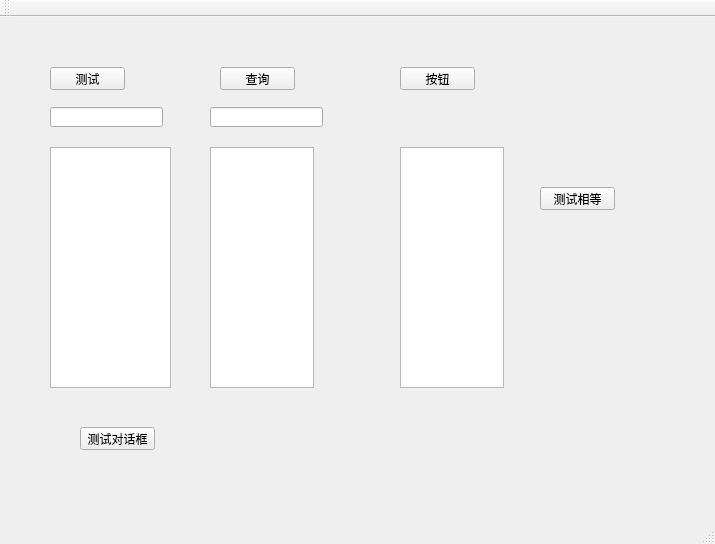
<?xml version="1.0" encoding="UTF-8"?>
<ui version="4.0">
 <class>MainWindow</class>
 <widget class="QMainWindow" name="MainWindow">
  <property name="geometry">
   <rect>
    <x>0</x>
    <y>0</y>
    <width>715</width>
    <height>544</height>
   </rect>
  </property>
  <property name="windowTitle">
   <string>MainWindow</string>
  </property>
  <widget class="QWidget" name="centralWidget">
   <widget class="QTextEdit" name="textEdit">
    <property name="geometry">
     <rect>
      <x>50</x>
      <y>130</y>
      <width>121</width>
      <height>241</height>
     </rect>
    </property>
   </widget>
   <widget class="QPushButton" name="pushButton_2">
    <property name="geometry">
     <rect>
      <x>220</x>
      <y>50</y>
      <width>75</width>
      <height>23</height>
     </rect>
    </property>
    <property name="text">
     <string>查询</string>
    </property>
   </widget>
   <widget class="QTextEdit" name="textEdit_2">
    <property name="geometry">
     <rect>
      <x>210</x>
      <y>130</y>
      <width>104</width>
      <height>241</height>
     </rect>
    </property>
   </widget>
   <widget class="QPushButton" name="pushButton">
    <property name="geometry">
     <rect>
      <x>50</x>
      <y>50</y>
      <width>75</width>
      <height>23</height>
     </rect>
    </property>
    <property name="text">
     <string>测试</string>
    </property>
   </widget>
   <widget class="QLineEdit" name="lineEdit">
    <property name="geometry">
     <rect>
      <x>50</x>
      <y>90</y>
      <width>113</width>
      <height>20</height>
     </rect>
    </property>
   </widget>
   <widget class="QLineEdit" name="lineEdit_2">
    <property name="geometry">
     <rect>
      <x>210</x>
      <y>90</y>
      <width>113</width>
      <height>20</height>
     </rect>
    </property>
   </widget>
   <widget class="QPushButton" name="pushButton_3">
    <property name="geometry">
     <rect>
      <x>400</x>
      <y>50</y>
      <width>75</width>
      <height>23</height>
     </rect>
    </property>
    <property name="text">
     <string>按钮</string>
    </property>
   </widget>
   <widget class="QLabel" name="label">
    <property name="geometry">
     <rect>
      <x>410</x>
      <y>90</y>
      <width>54</width>
      <height>12</height>
     </rect>
    </property>
    <property name="text">
     <string/>
    </property>
   </widget>
   <widget class="QTextEdit" name="textEdit_3">
    <property name="geometry">
     <rect>
      <x>400</x>
      <y>130</y>
      <width>104</width>
      <height>241</height>
     </rect>
    </property>
   </widget>
   <widget class="QLabel" name="label_2">
    <property name="geometry">
     <rect>
      <x>560</x>
      <y>210</y>
      <width>54</width>
      <height>12</height>
     </rect>
    </property>
    <property name="text">
     <string/>
    </property>
   </widget>
   <widget class="QPushButton" name="pushButton_4">
    <property name="geometry">
     <rect>
      <x>540</x>
      <y>170</y>
      <width>75</width>
      <height>23</height>
     </rect>
    </property>
    <property name="text">
     <string>测试相等</string>
    </property>
   </widget>
   <widget class="QWidget" name="verticalLayoutWidget">
    <property name="geometry">
     <rect>
      <x>540</x>
      <y>220</y>
      <width>111</width>
      <height>171</height>
     </rect>
    </property>
    <layout class="QVBoxLayout" name="verticalLayout"/>
   </widget>
   <widget class="QPushButton" name="pushButton_5">
    <property name="geometry">
     <rect>
      <x>80</x>
      <y>410</y>
      <width>75</width>
      <height>23</height>
     </rect>
    </property>
    <property name="text">
     <string>测试对话框</string>
    </property>
   </widget>
  </widget>
  <widget class="QMenuBar" name="menuBar">
   <property name="geometry">
    <rect>
     <x>0</x>
     <y>0</y>
     <width>715</width>
     <height>23</height>
    </rect>
   </property>
  </widget>
  <widget class="QToolBar" name="mainToolBar">
   <attribute name="toolBarArea">
    <enum>TopToolBarArea</enum>
   </attribute>
   <attribute name="toolBarBreak">
    <bool>false</bool>
   </attribute>
  </widget>
  <widget class="QStatusBar" name="statusBar"/>
 </widget>
 <layoutdefault spacing="6" margin="11"/>
 <resources/>
 <connections/>
</ui>
